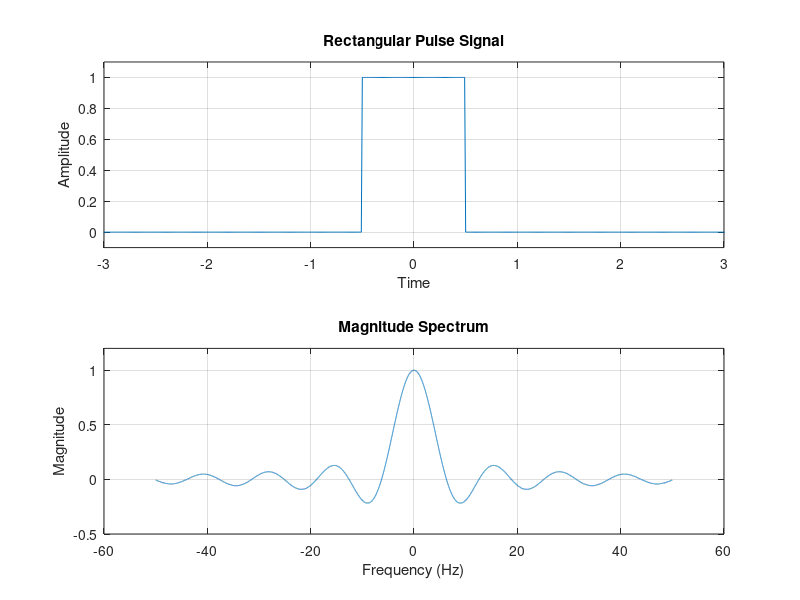

This chart was generated by the following MATLAB code:
clc; close all; clear all;

% Define parameters
T = 0.01;    % Time increment
T1 = 100;    % Upper bound for time axis

% Generate time vector from -T1 to T1 with increment T
t = -T1:T:T1-T;

% Generate rectangular pulse signal
x = rectpuls(t, 1);

% Compute Fourier Transform using explicit calculation
N = length(t);  % Length of time vector
Fs = 1/T;       % Sampling frequency
w = linspace(-Fs/2, Fs/2, N);  % Frequency axis centered at 0

ft = zeros(size(w));  % Initialize Fourier Transform
for k = 1:N
    ft(k) = sum(x .* exp(-1i * w(k) * t)) * T;
end


% Plotting the signal and magnitude spectrum
figure;

% Plot the rectangular pulse signal
subplot(2,1,1);
plot(t, x);
xlabel('Time');
ylabel('Amplitude');
xlim([-3, 3]);
ylim([-0.1, 1.1]);
grid on;
title('Rectangular Pulse Signal');

% Plot the magnitude spectrum
subplot(2,1,2);
plot(w, ft);
xlabel('Frequency (Hz)');
ylabel('Magnitude');
ylim([-0.5, 1.2]);
grid on;
title('Magnitude Spectrum');
